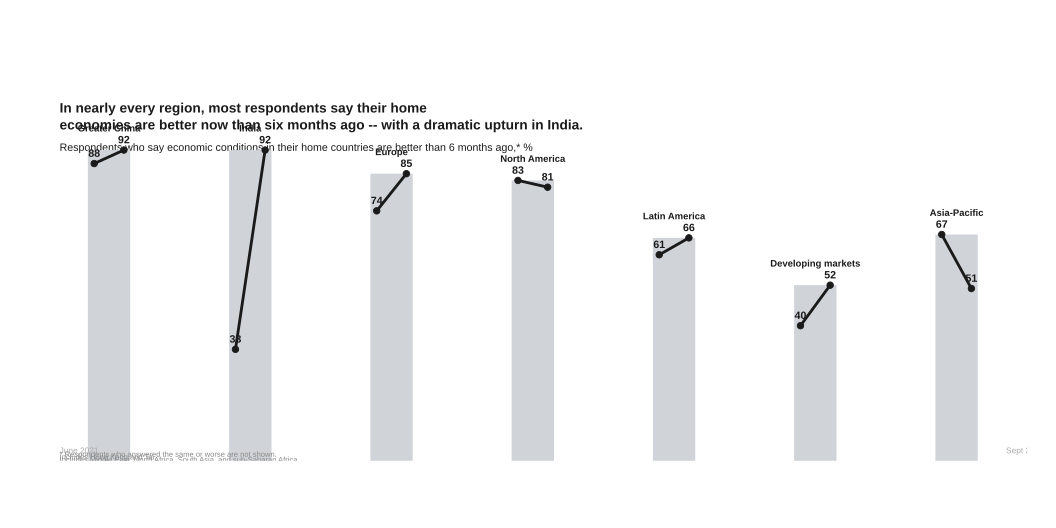

Reproduce this figure in R.
library(ggplot2)
library(svglite)
library(ragg)

# ── Data ─────────────────────────────────────────────────────────
df <- data.frame(
  region = c("Greater China", "India", "Europe", "North America",
             "Latin America", "Developing markets", "Asia-Pacific"),
  jun_2021 = c(88, 33, 74, 83, 61, 40, 67),
  sep_2021 = c(92, 92, 85, 81, 66, 52, 51)
)
df$max_val <- pmax(df$jun_2021, df$sep_2021)
df$x_pos <- seq_along(df$region)

bar_w  <- 0.30
x_min  <- min(df$x_pos) - 0.5
x_max  <- max(df$x_pos) + 0.5
x_left <- x_min + 0.15

# ─ Theme ────────────────────────────────────────────────────────
theme_set(
  theme_void(base_size = 10) +
    theme(
      plot.background = element_rect(fill = "white", color = NA),
      plot.margin     = margin(t = 5, r = 1.5, b = 3.5, l = 2, unit = "lines")
    )
)

# Build title as 2 explicit separate text objects to guarantee 2 lines
title_line1 <- "In nearly every region, most respondents say their home"
title_line2 <- "economies are better now than six months ago -- with a dramatic upturn in India."

p <- ggplot(df) +

  geom_text(
    data = data.frame(x = x_left, y = 106, label = title_line1),
    aes(x, y, label = label),
    size = 3.6, fontface = "bold", color = "#1a1a1a",
    hjust = 0, vjust = 1, family = "Arial"
  ) +
  geom_text(
    data = data.frame(x = x_left, y = 101, label = title_line2),
    aes(x, y, label = label),
    size = 3.6, fontface = "bold", color = "#1a1a1a",
    hjust = 0, vjust = 1, family = "Arial"
  ) +

  # ── Subtitle (left-aligned) ──
  geom_text(
    data = data.frame(
      x = x_left, y = 94,
      label = "Respondents who say economic conditions in their home countries are better than 6 months ago,* %"
    ),
    aes(x, y, label = label),
    size = 2.8, color = "#1a1a1a",
    hjust = 0, vjust = 1, family = "Arial"
  ) +

  # ── Bars ──
  geom_col(aes(x_pos, max_val), width = bar_w,
           fill = "#D0D3D8", color = NA) +

  # ── Dots + lines ──
  geom_point(aes(x = x_pos - bar_w * 0.35, y = jun_2021),
             size = 2, color = "#1a1a1a") +
  geom_point(aes(x = x_pos + bar_w * 0.35, y = sep_2021),
             size = 2, color = "#1a1a1a") +
  geom_segment(aes(x = x_pos - bar_w * 0.35, xend = x_pos + bar_w * 0.35,
                   y = jun_2021, yend = sep_2021),
               color = "#1a1a1a", linewidth = 1) +

  # ── Value labels ──
  geom_text(aes(x = x_pos - bar_w * 0.35, y = jun_2021 + 2, label = jun_2021),
            size = 2.8, fontface = "bold", color = "#1a1a1a",
            hjust = 0.5, vjust = 0, family = "Arial") +
  geom_text(aes(x = x_pos + bar_w * 0.35, y = sep_2021 + 2, label = sep_2021),
            size = 2.8, fontface = "bold", color = "#1a1a1a",
            hjust = 0.5, vjust = 0, family = "Arial") +

  # ── Region names ──
  geom_text(aes(x_pos, y = max_val + 5.5, label = region),
            size = 2.5, color = "#1a1a1a", fontface = "bold",
            hjust = 0.5, vjust = 0, family = "Arial") +

  # ── Bottom labels ──
  geom_text(
    data = data.frame(x = c(x_left, x_max - 0.15), y = c(4, 4),
                      label = c("June 2021", "Sept 2021")),
    aes(x, y, label = label),
    size = 2.2, color = "#aaaaaa",
    hjust = 0, vjust = 1, family = "Arial"
  ) +

  # ── Footnotes ──
  geom_text(
    data = data.frame(
      x = x_left, y = c(2.8, 2, 1.2),
      label = c(
        "* Respondents who answered the same or worse are not shown.",
        "  Includes Hong Kong and Tai.",
        "  Includes Middle East, North Africa, South Asia, and sub-Saharan Africa"
      )
    ),
    aes(x, y, label = label),
    size = 2, color = "#888888",
    hjust = 0, vjust = 1, family = "Arial"
  ) +

  scale_y_continuous(limits = c(0, 108), expand = c(0, 0)) +
  scale_x_continuous(limits = c(x_min, x_max), breaks = NULL, expand = c(0, 0))

ggsave(
  "workspace/viz-nature-figure-ggplot2/reproduction.svg",
  p, width = 11, height = 5.5, dpi = 300
)

cat("Done.\n")
